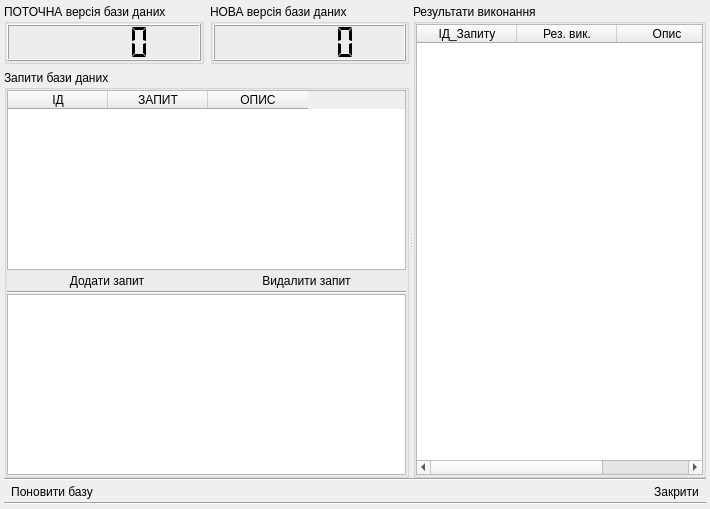
<?xml version="1.0" encoding="UTF-8"?>
<ui version="4.0">
 <class>tke_form_updateDataBase</class>
 <widget class="QWidget" name="tke_form_updateDataBase">
  <property name="geometry">
   <rect>
    <x>0</x>
    <y>0</y>
    <width>710</width>
    <height>509</height>
   </rect>
  </property>
  <property name="windowTitle">
   <string>Поновлення версії бази даних</string>
  </property>
  <property name="windowIcon">
   <iconset resource="../../tkeAbonent/tke/tke_rc">
    <normaloff>:/pictures/pictures/cube.png</normaloff>:/pictures/pictures/cube.png</iconset>
  </property>
  <layout class="QVBoxLayout" name="verticalLayout_4">
   <property name="spacing">
    <number>0</number>
   </property>
   <property name="margin">
    <number>4</number>
   </property>
   <item>
    <widget class="QSplitter" name="splitter">
     <property name="orientation">
      <enum>Qt::Horizontal</enum>
     </property>
     <widget class="QWidget" name="layoutWidget">
      <layout class="QVBoxLayout" name="verticalLayout_3">
       <item>
        <layout class="QHBoxLayout" name="horizontalLayout_3">
         <item>
          <widget class="QGroupBox" name="groupBox">
           <property name="title">
            <string>ПОТОЧНА версія бази даних</string>
           </property>
           <layout class="QHBoxLayout" name="horizontalLayout">
            <property name="spacing">
             <number>0</number>
            </property>
            <property name="margin">
             <number>0</number>
            </property>
            <item>
             <widget class="QLCDNumber" name="lcdNumber_curDbVersion">
              <property name="minimumSize">
               <size>
                <width>0</width>
                <height>37</height>
               </size>
              </property>
              <property name="segmentStyle">
               <enum>QLCDNumber::Flat</enum>
              </property>
             </widget>
            </item>
           </layout>
          </widget>
         </item>
         <item>
          <widget class="QGroupBox" name="groupBox_2">
           <property name="title">
            <string>НОВА версія бази даних</string>
           </property>
           <layout class="QHBoxLayout" name="horizontalLayout_2">
            <property name="spacing">
             <number>0</number>
            </property>
            <property name="margin">
             <number>0</number>
            </property>
            <item>
             <widget class="QLCDNumber" name="lcdNumber_newDbVersion">
              <property name="minimumSize">
               <size>
                <width>0</width>
                <height>37</height>
               </size>
              </property>
              <property name="segmentStyle">
               <enum>QLCDNumber::Flat</enum>
              </property>
             </widget>
            </item>
           </layout>
          </widget>
         </item>
        </layout>
       </item>
       <item>
        <widget class="QGroupBox" name="groupBox_versionQuerys">
         <property name="title">
          <string>Запити бази даних</string>
         </property>
         <layout class="QVBoxLayout" name="verticalLayout">
          <property name="spacing">
           <number>0</number>
          </property>
          <property name="margin">
           <number>0</number>
          </property>
          <item>
           <widget class="QTableWidget" name="tableWidget_versionQuerys">
            <column>
             <property name="text">
              <string>ІД</string>
             </property>
            </column>
            <column>
             <property name="text">
              <string>ЗАПИТ</string>
             </property>
            </column>
            <column>
             <property name="text">
              <string>ОПИС</string>
             </property>
            </column>
           </widget>
          </item>
          <item>
           <layout class="QHBoxLayout" name="horizontalLayout_5">
            <item>
             <widget class="QToolButton" name="toolButton_addQuery">
              <property name="sizePolicy">
               <sizepolicy hsizetype="Preferred" vsizetype="Fixed">
                <horstretch>0</horstretch>
                <verstretch>0</verstretch>
               </sizepolicy>
              </property>
              <property name="text">
               <string>Додати запит</string>
              </property>
              <property name="icon">
               <iconset resource="../../tkeAbonent/tke/tke_rc">
                <normaloff>:/pictures/pictures/greplus.png</normaloff>:/pictures/pictures/greplus.png</iconset>
              </property>
              <property name="iconSize">
               <size>
                <width>12</width>
                <height>12</height>
               </size>
              </property>
              <property name="toolButtonStyle">
               <enum>Qt::ToolButtonTextBesideIcon</enum>
              </property>
              <property name="autoRaise">
               <bool>true</bool>
              </property>
             </widget>
            </item>
            <item>
             <widget class="QToolButton" name="toolButton_dellQuery">
              <property name="sizePolicy">
               <sizepolicy hsizetype="Preferred" vsizetype="Fixed">
                <horstretch>0</horstretch>
                <verstretch>0</verstretch>
               </sizepolicy>
              </property>
              <property name="text">
               <string>Видалити запит</string>
              </property>
              <property name="icon">
               <iconset resource="../../tkeAbonent/tke/tke_rc">
                <normaloff>:/pictures/pictures/redminus.png</normaloff>:/pictures/pictures/redminus.png</iconset>
              </property>
              <property name="iconSize">
               <size>
                <width>12</width>
                <height>12</height>
               </size>
              </property>
              <property name="toolButtonStyle">
               <enum>Qt::ToolButtonTextBesideIcon</enum>
              </property>
              <property name="autoRaise">
               <bool>true</bool>
              </property>
             </widget>
            </item>
           </layout>
          </item>
          <item>
           <widget class="Line" name="line_3">
            <property name="orientation">
             <enum>Qt::Horizontal</enum>
            </property>
           </widget>
          </item>
          <item>
           <widget class="QTextEdit" name="textEdit_editQuery"/>
          </item>
         </layout>
        </widget>
       </item>
      </layout>
     </widget>
     <widget class="QGroupBox" name="groupBox_3">
      <property name="title">
       <string>Результати виконання</string>
      </property>
      <layout class="QVBoxLayout" name="verticalLayout_2">
       <property name="spacing">
        <number>0</number>
       </property>
       <property name="margin">
        <number>0</number>
       </property>
       <item>
        <widget class="QTableWidget" name="tableWidget_querysResults">
         <column>
          <property name="text">
           <string>ІД_Запиту</string>
          </property>
         </column>
         <column>
          <property name="text">
           <string>Рез. вик.</string>
          </property>
         </column>
         <column>
          <property name="text">
           <string>Опис</string>
          </property>
         </column>
        </widget>
       </item>
      </layout>
     </widget>
    </widget>
   </item>
   <item>
    <widget class="Line" name="line">
     <property name="orientation">
      <enum>Qt::Horizontal</enum>
     </property>
    </widget>
   </item>
   <item>
    <layout class="QHBoxLayout" name="horizontalLayout_4">
     <property name="spacing">
      <number>4</number>
     </property>
     <item>
      <widget class="QToolButton" name="toolButton_updateDataBase">
       <property name="text">
        <string>Поновити базу</string>
       </property>
       <property name="icon">
        <iconset resource="../../tkeAbonent/tke/tke_rc">
         <normaloff>:/pictures/pictures/redeal.png</normaloff>:/pictures/pictures/redeal.png</iconset>
       </property>
       <property name="iconSize">
        <size>
         <width>12</width>
         <height>12</height>
        </size>
       </property>
       <property name="toolButtonStyle">
        <enum>Qt::ToolButtonTextBesideIcon</enum>
       </property>
       <property name="autoRaise">
        <bool>true</bool>
       </property>
      </widget>
     </item>
     <item>
      <spacer name="horizontalSpacer">
       <property name="orientation">
        <enum>Qt::Horizontal</enum>
       </property>
       <property name="sizeHint" stdset="0">
        <size>
         <width>40</width>
         <height>20</height>
        </size>
       </property>
      </spacer>
     </item>
     <item>
      <widget class="QToolButton" name="toolButton_closeProgram">
       <property name="text">
        <string>Закрити</string>
       </property>
       <property name="icon">
        <iconset resource="../../tkeAbonent/tke/tke_rc">
         <normaloff>:/pictures/pictures/button_cancel.png</normaloff>:/pictures/pictures/button_cancel.png</iconset>
       </property>
       <property name="iconSize">
        <size>
         <width>12</width>
         <height>12</height>
        </size>
       </property>
       <property name="toolButtonStyle">
        <enum>Qt::ToolButtonTextBesideIcon</enum>
       </property>
       <property name="autoRaise">
        <bool>true</bool>
       </property>
      </widget>
     </item>
    </layout>
   </item>
   <item>
    <widget class="Line" name="line_2">
     <property name="orientation">
      <enum>Qt::Horizontal</enum>
     </property>
    </widget>
   </item>
  </layout>
 </widget>
 <resources>
  <include location="../../tkeAbonent/tke/tke_rc"/>
 </resources>
 <connections/>
</ui>
